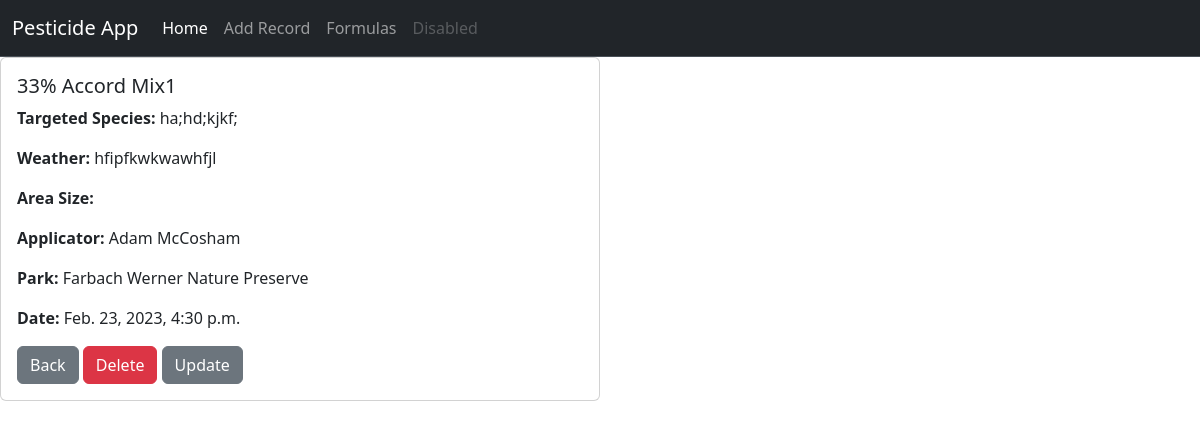
Page /pesticides/9/ on the earlier database version.
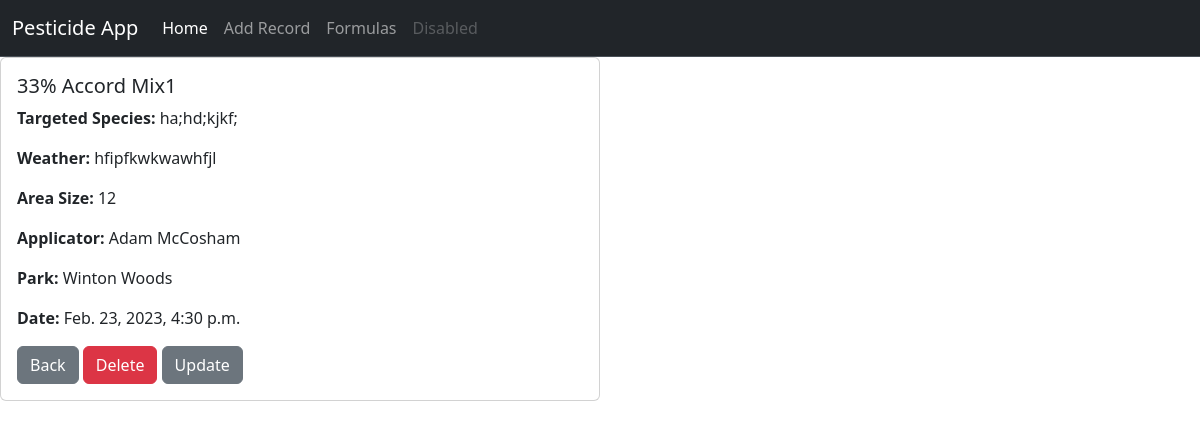
Same page on the later database version.
### pesticides/models.py (models this page shows, shortened)
class Record(models.Model):
    applicator = models.ForeignKey(Applicator, models.DO_NOTHING)
    park = models.ForeignKey(Park, models.DO_NOTHING)
    formula = models.ForeignKey(Formula, models.DO_NOTHING)
    area_size = models.CharField(max_length=100)
    date = models.DateTimeField()
    targeted_species = models.CharField(max_length=200,null=False)
    weather = models.CharField(
        max_length=200,
        null=False,
        blank=False,
    )
    wind = models.CharField

class Park(models.Model):
    name = models.CharField(
        max_length=200,
        null=False,
        blank=False,
    )
    abbreviation = models.CharField(
        max_length=10,
        null=True,
        blank=True
    )
    region = models.ForeignKey(Region, models.SET_NULL, blank=True,null=True)
    def __str__(self):
        return self.name

class Formula(models.Model):
    PERCENT_CONCENTRATION = 'P'
    GALLON_CONCENTATION = 'G'
    CONCENTRATION_CHOICES = [
        (PERCENT_CONCENTRATION, "%"),
        (GALLON_CONCENTATION, "/gallon")
    ]
    name = models.CharField(max_length=200, blank=False, null=False)
    pesticide = models.ForeignKey(Pesticide, on_delete=models.CASCADE)
    adjuvant = models.ForeignKey(Adjuvant, on_delete=models.CASCADE)
    pesticide_amount = models.DecimalField(max_length=20,
                                 max_digits=6,
                                 decimal_places=3,
                                 null=True
                                )
    concentration = models.CharField(
        max_length=2,
        choices=CONCENTRATION_CHOICES,
        default=PERCENT_CONCENTRATION
    )
    adjuvant_amount = models.DecimalField(max_length=20,
                                 max_digits=4,
                                 decimal_places=3,
                                 null=True
                                )
    adjuvant_concentration = models.CharField(
        max_length=2,
        choices=CONCENTRATION_CHOICES,
        default=PERCENT_CONCENTRATION
    )
    def __str__(self):
        return self.name

class Applicator(models.Model):
    first_name = models.CharField(
        max_length=200,
        null=False,
        blank=False,
    )
    last_name = models.CharField(
        max_length=200,
    )
    applicator_number = models.CharField(
        max_length=20,
        null=True,
        blank=True,
    )
    home_park = models.ForeignKey(Park, models.SET_NULL, blank=True,null=True)
    def __str__(self):
        return self.first_name + " " + self.last_name

### pesticides/views.py (the view)
# urls.py: path("<int:pk>/", views.DetailView.as_view(), name="detail"),
class DetailView(generic.DetailView):
    model = Record
    template_name = "pesticides/detail.html"

### pesticides/templates/pesticides/detail.html
{% extends 'pesticides/base.html' %}
{% block content %}
<div class="card w-50">
    <div class="card-body">
      <h5 class="card-title">{{ record.formula }} </h5>
      <p class="card-text"><strong>Targeted Species: </strong>{{ record.targeted_species }}</p>
    <p class="card-text"><strong>Weather: </strong> {{ record.weather }}</p>
      <p class="card-text"><strong>Area Size: </strong> {{ record.area_size }}</p>
      <p class="card-text"><strong>Applicator: </strong> {{ record.applicator }}</p>
      <p class="card-text"><strong>Park: </strong>{{ record.park }}</p>
      <p class="card-text"><strong>Date: </strong>{{ record.date }}</p>
      <a href="{% url 'pesticides:index' %}" class="btn btn-secondary">Back</a>
      <a href="{% url 'pesticides:delete_record' record.id %}" class="btn btn-danger">Delete</a>
      <a href="{% url 'pesticides:update_record' record.id %}" class="btn btn-secondary">Update</a>
    </div>
  </div>
{% endblock %}

Differences in the rows shown:
changed Record "ha;hd;kjkf;": area_size (not shown) → "12"; park "Farbach Werner Nature Preserve" → "Winton Woods"
